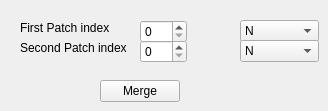
     <widget class="QWidget" name="tab_6">
      <attribute name="title">
       <string>Merge</string>
      </attribute>
      <widget class="QLabel" name="label_50">
       <property name="geometry">
        <rect>
         <x>20</x>
         <y>20</y>
         <width>111</width>
         <height>16</height>
        </rect>
       </property>
       <property name="text">
        <string>First Patch index</string>
       </property>
      </widget>
      <widget class="QLabel" name="label_51">
       <property name="geometry">
        <rect>
         <x>20</x>
         <y>40</y>
         <width>111</width>
         <height>16</height>
        </rect>
       </property>
       <property name="text">
        <string>Second Patch index</string>
       </property>
      </widget>
      <widget class="QSpinBox" name="PatchMergeFirstIndex">
       <property name="geometry">
        <rect>
         <x>140</x>
         <y>20</y>
         <width>47</width>
         <height>23</height>
        </rect>
       </property>
      </widget>
      <widget class="QSpinBox" name="PatchMergeSecondIndex">
       <property name="geometry">
        <rect>
         <x>140</x>
         <y>40</y>
         <width>47</width>
         <height>23</height>
        </rect>
       </property>
      </widget>
      <widget class="QPushButton" name="PatchMergeButton">
       <property name="geometry">
        <rect>
         <x>100</x>
         <y>80</y>
         <width>80</width>
         <height>22</height>
        </rect>
       </property>
       <property name="text">
        <string>Merge</string>
       </property>
      </widget>
      <widget class="QComboBox" name="PatchMergeFirstDirection">
       <property name="geometry">
        <rect>
         <x>240</x>
         <y>20</y>
         <width>79</width>
         <height>22</height>
        </rect>
       </property>
       <item>
        <property name="text">
         <string>N</string>
        </property>
       </item>
       <item>
        <property name="text">
         <string>NE</string>
        </property>
       </item>
       <item>
        <property name="text">
         <string>E</string>
        </property>
       </item>
       <item>
        <property name="text">
         <string>SE</string>
        </property>
       </item>
       <item>
        <property name="text">
         <string>S</string>
        </property>
       </item>
       <item>
        <property name="text">
         <string>SW</string>
        </property>
       </item>
       <item>
        <property name="text">
         <string>W</string>
        </property>
       </item>
       <item>
        <property name="text">
         <string>NW</string>
        </property>
       </item>
      </widget>
      <widget class="QComboBox" name="PatchMergeSecondDirection">
       <property name="geometry">
        <rect>
         <x>240</x>
         <y>40</y>
         <width>79</width>
         <height>22</height>
        </rect>
       </property>
       <item>
        <property name="text">
         <string>N</string>
        </property>
       </item>
       <item>
        <property name="text">
         <string>NE</string>
        </property>
       </item>
       <item>
        <property name="text">
         <string>E</string>
        </property>
       </item>
       <item>
        <property name="text">
         <string>SE</string>
        </property>
       </item>
       <item>
        <property name="text">
         <string>S</string>
        </property>
       </item>
       <item>
        <property name="text">
         <string>SW</string>
        </property>
       </item>
       <item>
        <property name="text">
         <string>W</string>
        </property>
       </item>
       <item>
        <property name="text">
         <string>NW</string>
        </property>
       </item>
      </widget>
     </widget>
